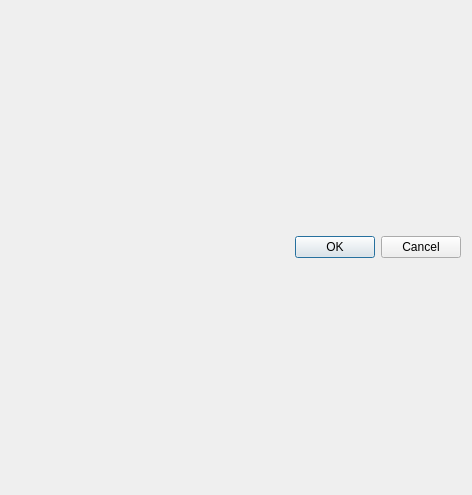
<?xml version="1.0" encoding="UTF-8"?>
<ui version="4.0">
 <class>ImportBasicDialog</class>
 <widget class="QDialog" name="ImportBasicDialog">
  <property name="geometry">
   <rect>
    <x>0</x>
    <y>0</y>
    <width>472</width>
    <height>495</height>
   </rect>
  </property>
  <property name="windowTitle">
   <string>Dialog</string>
  </property>
  <layout class="QVBoxLayout" name="verticalLayout">
   <item>
    <layout class="QFormLayout" name="formLayout"/>
   </item>
   <item>
    <widget class="QDialogButtonBox" name="buttonBox">
     <property name="orientation">
      <enum>Qt::Horizontal</enum>
     </property>
     <property name="standardButtons">
      <set>QDialogButtonBox::Cancel|QDialogButtonBox::Ok</set>
     </property>
    </widget>
   </item>
  </layout>
 </widget>
 <resources/>
 <connections>
  <connection>
   <sender>buttonBox</sender>
   <signal>accepted()</signal>
   <receiver>ImportBasicDialog</receiver>
   <slot>accept()</slot>
   <hints>
    <hint type="sourcelabel">
     <x>248</x>
     <y>254</y>
    </hint>
    <hint type="destinationlabel">
     <x>157</x>
     <y>274</y>
    </hint>
   </hints>
  </connection>
  <connection>
   <sender>buttonBox</sender>
   <signal>rejected()</signal>
   <receiver>ImportBasicDialog</receiver>
   <slot>reject()</slot>
   <hints>
    <hint type="sourcelabel">
     <x>316</x>
     <y>260</y>
    </hint>
    <hint type="destinationlabel">
     <x>286</x>
     <y>274</y>
    </hint>
   </hints>
  </connection>
 </connections>
</ui>
